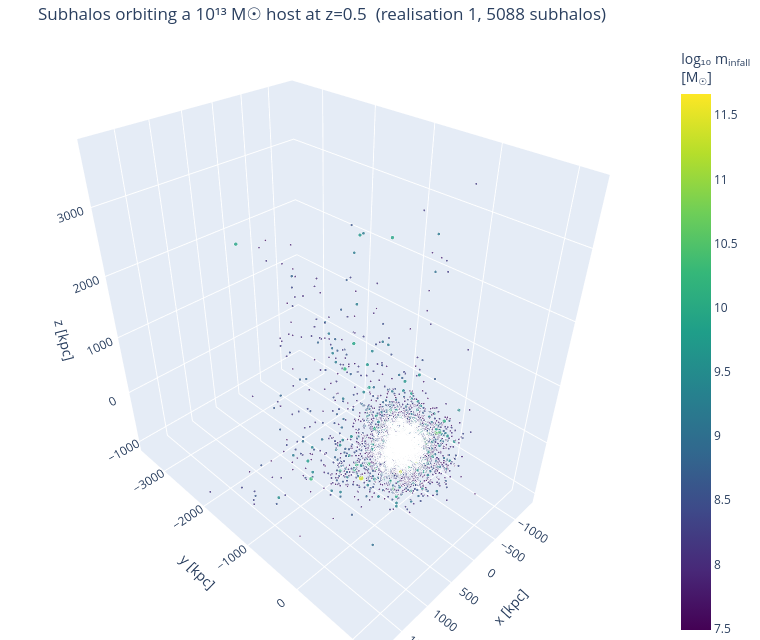

Source (notebook cell):
### Markdown cell above
## 6. Interactive 3D view of the subhalo population

Finally, let's *see* the subhalos. The plot below is fully interactive — drag to
rotate, scroll to zoom. Each point is a subhalo, coloured by its infall mass;
the translucent sphere marks the host virial radius. Point size scales with
mass.

> **If no plot appears** and you see *"No renderer could be found for mimetype
> `application/vnd.plotly.v1+json`"*, the **Jupyter Notebook Renderers**
> extension (`ms-toolsai.jupyter-renderers`) is missing. Install it from the
> Extensions panel and re-run this cell — the cell also sets up an HTML fallback
> that should render even without it.

### Code cell
import plotly.graph_objects as go
import plotly.io as pio

# Emit the Plotly mime type *and* a self-contained HTML fallback in the same
# output. VS Code draws the mime type with the "Jupyter Notebook Renderers"
# extension; if that extension is missing you would otherwise get a bare
# "No renderer could be found for mimetype application/vnd.plotly.v1+json"
# and no plot, so the HTML version (which pulls plotly.js from the CDN) stands
# in. Costs nothing when the renderer is there.
pio.renderers.default = "plotly_mimetype+notebook_connected"

# One host realisation makes the clearest picture; change to see others.
which_tree = np.unique(tree[is_host])[0]
sel3d = is_sub & (tree == which_tree)

xs, ys, zs = x[sel3d], y[sel3d], z[sel3d]
ms = m_infall[sel3d]
logm = np.log10(ms)

# Translucent host virial sphere
u, v = np.mgrid[0:2*np.pi:40j, 0:np.pi:20j]
sx = Rvir_host * np.cos(u) * np.sin(v)
sy = Rvir_host * np.sin(u) * np.sin(v)
sz = Rvir_host * np.cos(v)

fig = go.Figure()
fig.add_trace(go.Surface(x=sx, y=sy, z=sz, opacity=0.12, showscale=False,
                         colorscale=[[0, "gray"], [1, "gray"]], hoverinfo="skip",
                         name="host R_vir"))
fig.add_trace(go.Scatter3d(
    x=xs, y=ys, z=zs, mode="markers",
    marker=dict(size=2 + 4*(logm - logm.min())/(np.ptp(logm) + 1e-9),
                color=logm, colorscale="Viridis", opacity=0.8,
                colorbar=dict(title="log₁₀ m<sub>infall</sub><br>[M<sub>☉</sub>]")),
    text=[f"m_infall = {m:.2e} Msun" for m in ms],
    hovertemplate="%{text}<extra></extra>", name="subhalos"))
fig.update_layout(
    title=f"Subhalos orbiting a 10¹³ M☉ host at z=0.5  (realisation {which_tree}, "
          f"{sel3d.sum()} subhalos)",
    scene=dict(xaxis_title="x [kpc]", yaxis_title="y [kpc]", zaxis_title="z [kpc]",
               aspectmode="data"),
    width=760, height=640, margin=dict(l=0, r=0, t=40, b=0))
fig.show()

### Figure 1 — Plotly figure (JSON) as saved in the notebook; plotly's stock layout.template omitted (floating-point values rounded to 4 significant figures; data arrays with more than 128 entries replaced by an {"elided": "..."} marker saying what was removed)
{"data": [{"colorscale": [[0, "gray"], [1, "gray"]], "hoverinfo": "skip", "name": "host R_vir", "opacity": 0.12, "showscale": false, "type": "surface", "x": {"elided": "40x20 float values"}, "y": {"elided": "40x20 float values"}, "z": {"elided": "40x20 float values"}}, {"hovertemplate": "%{text}<extra></extra>", "marker": {"color": {"elided": "5088 float values"}, "colorbar": {"title": {"text": "log₁₀ m<sub>infall</sub><br>[M<sub>☉</sub>]"}}, "colorscale": [[0.0, "#440154"], [0.1111, "#482878"], [0.2222, "#3e4989"], [0.3333, "#31688e"], [0.4444, "#26828e"], [0.5556, "#1f9e89"], [0.6667, "#35b779"], [0.7778, "#6ece58"], [0.8889, "#b5de2b"], [1.0, "#fde725"]], "opacity": 0.8, "size": {"elided": "5088 float values"}}, "mode": "markers", "name": "subhalos", "text": {"elided": "5088 str values"}, "type": "scatter3d", "x": {"elided": "5088 float values"}, "y": {"elided": "5088 float values"}, "z": {"elided": "5088 float values"}}], "layout": {"height": 640, "margin": {"b": 0, "l": 0, "r": 0, "t": 40}, "scene": {"aspectmode": "data", "xaxis": {"title": {"text": "x [kpc]"}}, "yaxis": {"title": {"text": "y [kpc]"}}, "zaxis": {"title": {"text": "z [kpc]"}}}, "title": {"text": "Subhalos orbiting a 10¹³ M☉ host at z=0.5  (realisation 1, 5088 subhalos)"}, "width": 760}}
